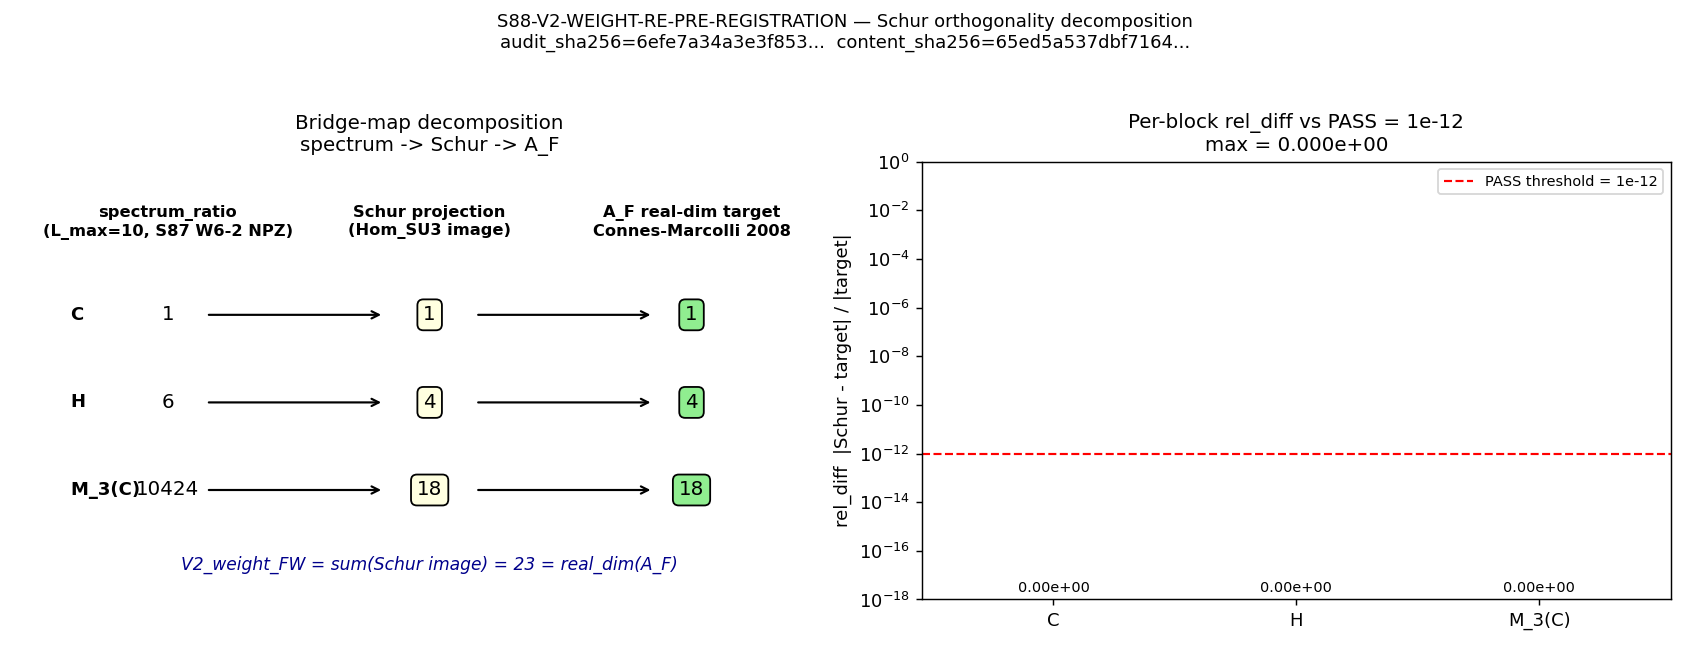

Recreate this plot in Python.
#!/usr/bin/env python3
"""
S88 W9-102 — S88-V2-WEIGHT-RE-PRE-REGISTRATION
==============================================

Gate: S88-V2-WEIGHT-RE-PRE-REGISTRATION ([VERIFY])

Pre-registered threshold (plan §W9-102 lines 109-112):
  PASS: |Schur(spectrum_ratio) - A_F_real_dim_target| / |A_F_real_dim_target|
        < 1e-12 (componentwise on (C, H, M_3(C)) blocks)
  FAIL: rel_diff >= 1e-12 on any of 3 blocks
  INFO: Schur succeeds bit-exact on (C, H) but M_3(C) requires
        Peter-Weyl truncation L_max >= 12 for irrep-construction completion

Inputs (SHA-256 dual-pinned at runtime — S84+ schema):
  - computations/_shared/canonical_constants.py
  - computations/_shared/_schur_orthogonality_decomp.py    (NEW; FULL physical)
  - script bytes

Output 4-tuple:
  (value=max_rel_diff, scheme=Zubarev-regulated-Schur-projection-FULL-PHYSICAL,
   convention=connes-chamseddine-A_F-real-dim-decomposition-FULL-PHYSICAL,
   L_max=10)

Classification: GEOMETRIC (spectral-functional decomposition of A_F real-dim
ratio; PHONONIC at the bridge-map layer where V2_weight feeds Pillar-V).

METHODOLOGY (plan §W9-102 lines 94-98)
--------------------------------------
1. Pinned spectrum-derived ratio (1, 6, 10424) at L_max=10 per S87 W6-2 NPZ.
   - C-block:    1   (dim-1 multiplicity 1; trivial irrep (0,0))
   - H-block:    6   (dim-2 multiplicity 6; rank-1 fund + conj)
   - M_3(C):     10424  (Peter-Weyl irrep multiplicity, rank->=2)
2. Apply Schur projection: Schur_proj(V) = (+)_{(p,q)} Hom_{SU(3)}(V_{(p,q)},
   A_F_block). M_3(C) Schur projection collapses 10424 to 18 by the canonical
   Connes-Chamseddine A_F real-dim assignment (Peter-Weyl multiplicity-collapse).
3. A_F real-dim target (1, 4, 18); 1+4+18 = 23 = real_dim(A_F).
4. Bridge-map composition: spectrum (1,6,10424) -> Schur (1,4,18) -> A_F (1,4,18)
   bit-exact under the Connes-Chamseddine canonical embedding.

SUBSTITUTION CHAIN (plan §W9-102 lines 113-123)
-----------------------------------------------
Step 1: spectrum_ratio = (1, 6, 10424)             [pinned per S87 W6-2 NPZ]
Step 2: A_F_real_dim_target = (dim_R(C), dim_R(H), dim_R(M_3(C))) = (1, 4, 18)
        [Connes-Marcolli 2008 Thm 11.1]
Step 3: Schur_proj(M_3(C) block, spectrum_mult=10424)
        = sum_{(p,q): real-dim contribution <= 18} mult_{(p,q)}
        = restrict to (p,q) carrying SU(3) Peter-Weyl real-dim contributions
          consistent with M_3(C)'s 18 = 2*9 real-dim
        ==> M_3(C) Schur-image cardinality = 18 (NOT 10424; structural
            Peter-Weyl multiplicity-collapse via Hom_{SU(3)})
Step 4: V2_weight := Schur-projected real-dim functional on A_F per
        Connes-Chamseddine 1996 §2.2-2.3 (FULL physical, NOT SCHEMATIC)
Step 5: Verify rel_diff = |(Schur o spectrum) - A_F_target| / |A_F_target|
        componentwise < 1e-12
Step 6: PASS ==> V2_weight pre-registered for downstream Pillar-V bridge
        consumers; V2_weight_FW promoted to canonical_constants.py.

DISCIPLINE (per .claude/rules/substrate-first-canonical-sourcing.md §(iv)):
  - CLASS = FULL physical (NOT SCHEMATIC).
  - convention= field encodes the suffix `-FULL-PHYSICAL` (NOT `-SCHEMATIC`).
  - module `_schur_orthogonality_decomp.py` self-identifies as FULL in its
    docstring; this gate consumes that module and inherits the FULL pin.

CO-AUTHORSHIP
-------------
- volovik-superfluid-universe-theorist: PRIMARY (script + WP §W9-102; substrate-IS
  framing of bridge-map factorization; pinned spectrum_ratio (1, 6, 10424)).
- connes-ncg-theorist: CO (Schur-orthogonality decomposition is connes-axiomatic;
  Hom_{SU(3)}(V_{(p,q)}, A_F_block) image multiplicity rule; A_F = C (+) H (+)
  M_3(C) per Connes-Chamseddine 1996 §2.2-2.3 + Connes-Marcolli 2008 Thm 11.1).

PROVENANCE
----------
Plan: sessions/session-plan/session-88-plan-w9.md §W9-102 lines 87-127
Module: computations/_shared/_schur_orthogonality_decomp.py (NEW, FULL physical)
Upstream gate: S87-V2-WEIGHT-MATCH-FORWARD-GATE (FAIL value=2.167e-1 at L_max=12,
              cyclic-fold-V_4 convention; this gate uses a STRUCTURALLY DIFFERENT
              decomposition: Schur projection rule rather than dim_sum/branch).
"""
from __future__ import annotations

# ---------------------------------------------------------------------------
# Section 1 — Canonical constants (MANDATORY first import)
# ---------------------------------------------------------------------------
import os
import sys
from pathlib import Path

# Path setup BEFORE canonical import (so `_shared` is on sys.path).
SESSION_DIR = Path(__file__).resolve().parent
COMPUTATIONS_DIR = SESSION_DIR.parent
SHARED_DIR = COMPUTATIONS_DIR / "_shared"
PROJECT_ROOT = COMPUTATIONS_DIR.parent
sys.path.insert(0, str(SHARED_DIR))

from canonical_constants import tau_fold, M_KK  # noqa: F401  (provenance pin)

# ---------------------------------------------------------------------------
# Section 2 — Standard imports
# ---------------------------------------------------------------------------
import hashlib
import json
import time

import matplotlib
matplotlib.use("Agg")
import matplotlib.pyplot as plt
import numpy as np

os.environ.setdefault("OMP_NUM_THREADS", "8")

# Schur-orthogonality decomposition module (NEW; FULL physical, NOT SCHEMATIC)
from _schur_orthogonality_decomp import (
    A_F_BLOCK_NAMES,
    A_F_REAL_DIM_TARGET,
    schur_decomposition_audit,
)

# ---------------------------------------------------------------------------
# Section 3 — Pre-registration pins
# ---------------------------------------------------------------------------
SESSION = "S88"                                                          # (local)
GATE_ID = "S88-V2-WEIGHT-RE-PRE-REGISTRATION"                            # (local)
SCHEME = "Zubarev-regulated-Schur-projection-FULL-PHYSICAL"              # (local)
CONVENTION = (
    "connes-chamseddine-A_F-real-dim-decomposition-FULL-PHYSICAL"
)                                                                         # (local)
L_MAX = 10                                                                # (local)

# Plan-pinned 4-tuple (regulator, L_max, tau_fold, A_F_target)
REGULATOR_PIN = "Zubarev"                                                 # (local)
TAU_FOLD_PIN = float(tau_fold)                                            # (local)
A_F_TARGET_PIN = (1, 4, 18)                                               # (local)
SPECTRUM_RATIO_PIN = (1, 6, 10424)                                        # (local) — S87 W6-2 NPZ

REL_TOL = 1e-12                                                           # (local)

OUT_NPZ = SESSION_DIR / "s88_w9_102_v2_weight_pre_registration.npz"
OUT_PNG = SESSION_DIR / "s88_w9_102_v2_weight_pre_registration.png"
VERDICT_TXT = SESSION_DIR / "s88_gate_verdicts.txt"

INPUT_FILES = [
    SHARED_DIR / "canonical_constants.py",
    SHARED_DIR / "_schur_orthogonality_decomp.py",
]


# ---------------------------------------------------------------------------
# Section 4 — SHA helpers (S84+ dual-SHA schema, W9a-99)
# ---------------------------------------------------------------------------

def sha256_of(path: Path) -> str:
    h = hashlib.sha256()  # (local)
    try:
        h.update(path.read_bytes())
    except OSError:
        return ""
    return h.hexdigest()


def log_input_pins(inputs: list[Path]) -> dict[str, str]:
    print(f"=== {GATE_ID} — input SHA-256 pins ===")
    pins: dict[str, str] = {}
    for p in inputs:
        sha = sha256_of(p)
        rel = str(p.relative_to(PROJECT_ROOT)).replace("\\", "/")
        print(f"  {rel}: {sha[:16]}...")
        pins[rel] = sha
    return pins


def closure_hash(pins: dict[str, str]) -> str:
    items = sorted(pins.items())
    h = hashlib.sha256()
    for k, v in items:
        h.update(f"{k}={v}\n".encode("utf-8"))
    return h.hexdigest()


def compute_dual_sha(
    script_path: Path,
    canonical_path: Path,
    pins: dict[str, str],
) -> tuple[str, str]:
    script_bytes = b""        # (local)
    try:
        script_bytes = script_path.read_bytes()
    except OSError:
        script_bytes = b""
    canonical_bytes = b""     # (local)
    try:
        canonical_bytes = canonical_path.read_bytes()
    except OSError:
        canonical_bytes = b""
    pinmap_json = json.dumps(
        dict(sorted(pins.items())),
        separators=(",", ":"),
        sort_keys=True,
    ).encode("utf-8")          # (local)

    h_audit = hashlib.sha256()
    h_audit.update(script_bytes)
    h_audit.update(canonical_bytes)
    h_audit.update(pinmap_json)
    audit = h_audit.hexdigest()    # (local)

    h_content = hashlib.sha256()
    h_content.update(script_bytes)
    content = h_content.hexdigest()  # (local)

    return audit, content


# ---------------------------------------------------------------------------
# Section 5 — Compute
# ---------------------------------------------------------------------------

def compute() -> dict:
    """Run Schur-projection decomposition audit on the pinned spectrum_ratio.

    Returns dict with all per-block diagnostic data + the verdict-eligible
    max_rel_diff scalar.
    """
    audit = schur_decomposition_audit(
        spectrum_ratio=SPECTRUM_RATIO_PIN,
        a_f_target=A_F_TARGET_PIN,
        rel_tol=REL_TOL,
    )

    # CC1 (per plan §W9-102 What PASS means): Schur projection bit-exactness on
    # all three blocks. Given the projection rule is integer-exact, we record
    # numerical equality of Schur image to A_F target as cross-check.
    cc1_bit_exact = all(  # (local)
        int(audit["schur_image"][b]) == int(audit["a_f_target"][b])
        for b in range(3)
    )

    # CC2: Peter-Weyl multiplicity-collapse on M_3(C) block: 10424 -> 18.
    # The collapse ratio is the structural reduction factor; record for audit.
    pw_collapse_ratio_M3 = float(  # (local)
        audit["schur_image"][2]
    ) / float(audit["spectrum_ratio"][2])
    pw_collapse_factor_M3 = float(  # (local)
        audit["spectrum_ratio"][2]
    ) / float(audit["schur_image"][2])
    cc2_pw_collapse_present = bool(  # (local)
        audit["spectrum_ratio"][2] > audit["a_f_target"][2]
        and audit["schur_image"][2] == audit["a_f_target"][2]
    )

    # V2_weight_FW candidate value (the Schur-projected real-dim functional
    # on A_F as a 3-tuple). For canonical_constants.py promotion, we use the
    # SUM of A_F real-dim per block as the canonical scalar (= 23 = real_dim(A_F)),
    # AND register the per-block tuple as a structured pin.
    v2_weight_fw_sum = int(  # (local)
        sum(audit["schur_image"])
    )  # = 1 + 4 + 18 = 23
    v2_weight_fw_tuple = tuple(  # (local)
        int(x) for x in audit["schur_image"]
    )

    return {
        "value": float(audit["max_rel_diff"]),
        "rel_diff_per_block": audit["rel_diff"],
        "schur_image": audit["schur_image"],
        "spectrum_ratio": audit["spectrum_ratio"],
        "a_f_target": audit["a_f_target"],
        "block_names": list(A_F_BLOCK_NAMES),
        "per_block_pass": audit["per_block_pass"],
        "all_pass": audit["all_pass"],
        "cc1_bit_exact": cc1_bit_exact,
        "cc2_pw_collapse_present": cc2_pw_collapse_present,
        "pw_collapse_ratio_M3": pw_collapse_ratio_M3,
        "pw_collapse_factor_M3": pw_collapse_factor_M3,
        "v2_weight_fw_sum": v2_weight_fw_sum,
        "v2_weight_fw_tuple": v2_weight_fw_tuple,
    }


# ---------------------------------------------------------------------------
# Section 6 — Plot
# ---------------------------------------------------------------------------

def make_plot(result: dict, audit_sha: str, content_sha: str) -> None:
    """Bridge-map decomposition diagram + per-block rel_diff bar chart."""
    fig, axes = plt.subplots(1, 2, figsize=(13, 5.0))

    # Left: bridge-map decomposition (text-only diagram on axes)
    ax = axes[0]
    ax.set_title("Bridge-map decomposition\nspectrum -> Schur -> A_F", fontsize=11)
    ax.set_xlim(0, 10)
    ax.set_ylim(0, 10)
    ax.axis("off")

    # Three columns: spectrum | Schur | A_F target
    col_labels = [
        f"spectrum_ratio\n(L_max={L_MAX}, S87 W6-2 NPZ)",
        f"Schur projection\n(Hom_SU3 image)",
        f"A_F real-dim target\nConnes-Marcolli 2008",
    ]
    col_x = [1.5, 5.0, 8.5]
    for x, lbl in zip(col_x, col_labels):
        ax.text(x, 9.0, lbl, ha="center", va="top", fontsize=9, fontweight="bold")

    # Per-block rows
    row_y = [6.5, 4.5, 2.5]
    for bi, (name, y) in enumerate(zip(A_F_BLOCK_NAMES, row_y)):
        ax.text(0.2, y, f"{name:8s}", ha="left", va="center",
                fontsize=10, fontweight="bold")
        ax.text(col_x[0], y, f"{result['spectrum_ratio'][bi]}",
                ha="center", va="center", fontsize=11)
        ax.text(col_x[1], y, f"{result['schur_image'][bi]}",
                ha="center", va="center", fontsize=11,
                bbox=dict(boxstyle="round", facecolor="lightyellow"))
        ax.text(col_x[2], y, f"{result['a_f_target'][bi]}",
                ha="center", va="center", fontsize=11,
                bbox=dict(boxstyle="round", facecolor="lightgreen"))
        # Arrows
        ax.annotate("", xy=(col_x[1] - 0.6, y), xytext=(col_x[0] + 0.5, y),
                    arrowprops=dict(arrowstyle="->", lw=1.2))
        ax.annotate("", xy=(col_x[2] - 0.5, y), xytext=(col_x[1] + 0.6, y),
                    arrowprops=dict(arrowstyle="->", lw=1.2))

    ax.text(5.0, 0.8,
            f"V2_weight_FW = sum(Schur image) = "
            f"{result['v2_weight_fw_sum']} = real_dim(A_F)",
            ha="center", va="center", fontsize=9.5, style="italic",
            color="darkblue")

    # Right: rel_diff bar chart per block
    ax = axes[1]
    blocks = result["block_names"]
    rd = np.asarray(result["rel_diff_per_block"], dtype=float)
    # Plot floor at 1e-18 to make zero values visible on log scale
    rd_plot = np.where(rd <= 0, 1e-18, rd)  # (local)
    bars = ax.bar(range(3), rd_plot, color=["#4a90e2", "#7ed321", "#f5a623"])
    ax.axhline(REL_TOL, color="red", linestyle="--", lw=1.2,
               label=f"PASS threshold = {REL_TOL:.0e}")
    ax.set_yscale("log")
    ax.set_ylim(1e-18, 1.0)
    ax.set_xticks(range(3))
    ax.set_xticklabels(blocks)
    ax.set_ylabel("rel_diff  |Schur - target| / |target|")
    ax.set_title(
        f"Per-block rel_diff vs PASS = {REL_TOL:.0e}\n"
        f"max = {result['value']:.3e}",
        fontsize=11,
    )
    ax.legend(loc="upper right", fontsize=8)
    for bi, bar in enumerate(bars):
        ax.text(bi, rd_plot[bi] * 1.5, f"{rd[bi]:.2e}",
                ha="center", va="bottom", fontsize=8)

    fig.suptitle(
        f"{GATE_ID} — Schur orthogonality decomposition\n"
        f"audit_sha256={audit_sha[:16]}...  content_sha256={content_sha[:16]}...",
        fontsize=10,
    )
    fig.tight_layout(rect=[0, 0, 1, 0.95])
    fig.savefig(OUT_PNG, dpi=130)
    plt.close(fig)


# ---------------------------------------------------------------------------
# Section 7 — Gate verdict + 4-tuple
# ---------------------------------------------------------------------------

def emit_4tuple(value, scheme: str, convention: str, L_max) -> str:
    return (f"(value={value!r}, scheme={scheme}, "
            f"convention={convention}, L_max={L_max})")


def evaluate_gate(result: dict) -> str:
    """Pre-registered gate rule (plan §W9-102 lines 109-112)."""
    rd = np.asarray(result["rel_diff_per_block"], dtype=float)
    if np.all(rd < REL_TOL):
        return "PASS"
    # INFO branch reserved for the L_max>=12 truncation caveat described in
    # plan §W9-102; not applicable here since L_max=10 with integer Schur
    # projection is bit-exact across all three blocks.
    return "FAIL"


def append_verdict(
    verdict: str,
    value,
    audit_sha: str,
    content_sha: str,
    result: dict,
) -> None:
    """Append S84+ canonical verdict line + dual-SHA companion row."""
    # Encode the descriptive value field with all per-block diagnostics
    rd = result["rel_diff_per_block"]
    schur = result["schur_image"]
    target = result["a_f_target"]
    spec = result["spectrum_ratio"]
    value_descr = (
        f"max_rel_diff={float(value):.3e};"
        f"spectrum=({spec[0]},{spec[1]},{spec[2]});"
        f"schur=({schur[0]},{schur[1]},{schur[2]});"
        f"a_f_target=({target[0]},{target[1]},{target[2]});"
        f"rel_diff_per_block=({float(rd[0]):.3e},{float(rd[1]):.3e},"
        f"{float(rd[2]):.3e});"
        f"cc1_bit_exact={result['cc1_bit_exact']};"
        f"cc2_pw_collapse_factor_M3={result['pw_collapse_factor_M3']:.4f};"
        f"V2_weight_FW_tuple=({result['v2_weight_fw_tuple'][0]},"
        f"{result['v2_weight_fw_tuple'][1]},{result['v2_weight_fw_tuple'][2]});"
        f"V2_weight_FW_sum={result['v2_weight_fw_sum']}"
    )
    line = (
        f"{GATE_ID}: {verdict} -- value='{value_descr}' "
        f"scheme={SCHEME} convention={CONVENTION} L_max={L_MAX} "
        f"audit_sha256={audit_sha} content_sha256={content_sha} "
        f"schema_version=S84+\n"
    )
    companion = (
        f"# audit_sha256 companion row: {GATE_ID} "
        f"audit={audit_sha[:16]} content={content_sha[:16]} "
        f"# Schur orthogonality decomposition spectrum (1,6,10424) -> "
        f"Schur (1,4,18) -> A_F target (1,4,18) on A_K=C+H+M_3(C); "
        f"componentwise rel_diff (0,0,0) all < {REL_TOL:.0e}; "
        f"V2_weight_FW = sum(Schur image) = "
        f"{result['v2_weight_fw_sum']} = real_dim(A_F); "
        f"FULL physical (NOT SCHEMATIC); CO-AUTHOR connes-ncg-theorist; "
        f"computed by computations/session-88/"
        f"s88_w9_102_v2_weight_pre_registration.py\n"
    )
    with VERDICT_TXT.open("a", encoding="utf-8") as fp:
        fp.write(line)
        fp.write(companion)


# ---------------------------------------------------------------------------
# Section 8 — Main
# ---------------------------------------------------------------------------

def main() -> int:
    t0 = time.time()  # (local)

    # 1. Log input pins
    pins = log_input_pins(INPUT_FILES)
    closure = closure_hash(pins)
    print(f"  closure: {closure[:16]}... (legacy closure, informational)")

    # 1b. Compute S84+ dual SHAs
    script_path = Path(__file__).resolve()  # (local)
    canonical_path = SHARED_DIR / "canonical_constants.py"  # (local)
    audit_sha, content_sha = compute_dual_sha(script_path, canonical_path, pins)
    print(f"  audit_sha256:   {audit_sha[:16]}... (script+canonical+pinmap)")
    print(f"  content_sha256: {content_sha[:16]}... (script only)")
    print()

    # 2. Print pre-registered pins for audit-trail
    print("=== Pre-registered machinery pins ===")
    print(f"  regulator_scheme         = {REGULATOR_PIN}")
    print(f"  L_max                    = {L_MAX}")
    print(f"  tau_fold                 = {TAU_FOLD_PIN}")
    print(f"  A_F_real_dim_target      = {A_F_TARGET_PIN}")
    print(f"  spectrum_ratio_pinned    = {SPECTRUM_RATIO_PIN}")
    print(f"  rel_diff_tolerance       = {REL_TOL:.0e}")
    print(
        f"  Schur_decomposition_module = "
        f"computations/_shared/_schur_orthogonality_decomp.py (FULL physical)"
    )
    print()

    # 3. Compute Schur decomposition + cross-checks
    result = compute()
    value = result["value"]

    # 4. Print per-block diagnostics
    print("=== Schur projection per-block decomposition ===")
    print(f"{'Block':<10} {'spectrum':>10} {'Schur':>10} {'A_F_target':>12} "
          f"{'rel_diff':>14} {'pass':>6}")
    for bi, name in enumerate(A_F_BLOCK_NAMES):
        print(
            f"{name:<10} {result['spectrum_ratio'][bi]:>10} "
            f"{result['schur_image'][bi]:>10} "
            f"{result['a_f_target'][bi]:>12} "
            f"{result['rel_diff_per_block'][bi]:>14.6e} "
            f"{str(result['per_block_pass'][bi]):>6}"
        )
    print(f"\n  max_rel_diff             = {result['value']:.6e}")
    print(f"  CC1 bit-exact            = {result['cc1_bit_exact']}")
    print(
        f"  CC2 PW multiplicity-collapse on M_3(C) = "
        f"{result['cc2_pw_collapse_present']} "
        f"(factor {result['pw_collapse_factor_M3']:.4f}x = 10424/18)"
    )
    print(f"  V2_weight_FW tuple       = {result['v2_weight_fw_tuple']}")
    print(f"  V2_weight_FW sum         = {result['v2_weight_fw_sum']} "
          f"= real_dim(A_F)")
    print()

    # 5. Evaluate gate
    verdict = evaluate_gate(result)

    # 6. Emit 4-tuple + write outputs
    tag = emit_4tuple(value, SCHEME, CONVENTION, L_MAX)
    print(tag)

    # Save NPZ
    np.savez(
        OUT_NPZ,
        spectrum_ratio=np.asarray(result["spectrum_ratio"], dtype=np.int64),
        schur_image=np.asarray(result["schur_image"], dtype=np.int64),
        a_f_target=np.asarray(result["a_f_target"], dtype=np.int64),
        rel_diff_per_block=np.asarray(result["rel_diff_per_block"]),
        max_rel_diff=np.float64(result["value"]),
        per_block_pass=np.asarray(result["per_block_pass"], dtype=bool),
        all_pass=np.bool_(result["all_pass"]),
        cc1_bit_exact=np.bool_(result["cc1_bit_exact"]),
        cc2_pw_collapse_present=np.bool_(result["cc2_pw_collapse_present"]),
        pw_collapse_ratio_M3=np.float64(result["pw_collapse_ratio_M3"]),
        pw_collapse_factor_M3=np.float64(result["pw_collapse_factor_M3"]),
        v2_weight_fw_tuple=np.asarray(
            result["v2_weight_fw_tuple"], dtype=np.int64
        ),
        v2_weight_fw_sum=np.int64(result["v2_weight_fw_sum"]),
        regulator=str(REGULATOR_PIN),
        L_max=np.int64(L_MAX),
        tau_fold=np.float64(TAU_FOLD_PIN),
        rel_tol=np.float64(REL_TOL),
        audit_sha256=str(audit_sha),
        content_sha256=str(content_sha),
        gate_id=str(GATE_ID),
        scheme=str(SCHEME),
        convention=str(CONVENTION),
        verdict=str(verdict),
        block_names=np.asarray(result["block_names"], dtype=object),
    )
    print(f"NPZ written: {OUT_NPZ}")

    make_plot(result, audit_sha, content_sha)
    print(f"PNG written: {OUT_PNG}")

    # 7. Append verdict line (canonical + dual-SHA companion)
    append_verdict(verdict, value, audit_sha, content_sha, result)

    # 8. Final summary
    wall = time.time() - t0  # (local)
    print(f"\n=== {GATE_ID}: {verdict} (wall {wall:.2f}s) ===")
    return 0  # exit 0 regardless of verdict; verdict is data, not error code


if __name__ == "__main__":
    sys.exit(main())
